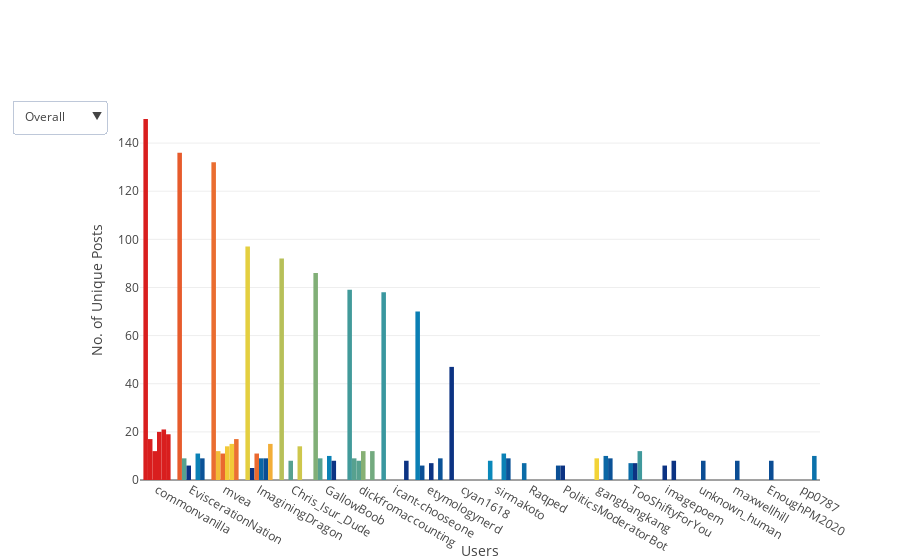

The cell this chart's notebook holds for it:
### Markdown cell above
### Top 10 Users with the Most Posts (Unique) on the Front Page

### Code cell
# interactive graph to show top users by unique posts on the entire front page and in certain positions

# top 10 users with the most posts across the entire front page
top_overall = ordered.groupby("submitter")["post_id"].nunique().sort_values(ascending=False).reset_index()

data = [go.Bar(
    x = top_overall.submitter[:10].tolist(),
    y = top_overall.post_id[:10].tolist(),
    name = "Overall",
    marker = {
        "color": top_overall.post_id[:10].tolist(),
        "colorscale": "Portland"
    }
)]
           
# append a figure for each of the top 5 positions
for position in range(0,5):
    # filter data
    relevant_data = ordered[ordered.order == position].groupby(
        "submitter")["post_id"].nunique().sort_values(ascending=False).reset_index()
    
    # create and figure
    data.append(
        go.Bar(
            x = relevant_data.submitter[:10].tolist(),
            y = relevant_data.post_id[:10].tolist(),
            name = f"Position {position+1}",
            marker = {
                "color": relevant_data.post_id[:10].tolist(),
                "colorscale": "Portland"
            }
        )
    )
    
updatemenus = [{
    "active": 0,
    "buttons": [{
        "label": "Overall",
        "method": "update",
        "args" : [{"visible": [True, False, False, False, False, False]},
                  {"title": "Users with Most Posts on Front Page"}]
    },
    {
        "label": "Position 1",
        "method": "update",
        "args" : [{"visible": [False, True, False, False, False, False]},
                  {"title": "Users with Most Posts in Position 1"}]
    },
    {
        "label": "Position 2",
        "method": "update",
        "args" : [{"visible": [False, False, True, False, False, False]},
                  {"title": "Users with Most Posts in Position 2"}]
    },
    {
        "label": "Position 3",
        "method": "update",
        "args" : [{"visible": [False, False, False, True, False, False]},
                  {"title": "Users with Most Posts in Position 3"}]
    },
    {
        "label": "Position 4",
        "method": "update",
        "args" : [{"visible": [False, False, False, False, True, False]},
                  {"title": "Users with Most Posts in Position 4"}]
    },
    {
        "label": "Position 5",
        "method": "update",
        "args" : [{"visible": [False, False, False, False, False, True]},
                  {"title": "Users with Most Posts in Position 5"}]
    }
    ]
}]

layout = go.Layout(
    xaxis = {"title": "Users"},
    yaxis = {"title": "No. of Unique Posts"},
    showlegend = False,
    updatemenus = updatemenus
)

figure = go.Figure(data=data, layout=layout)

plotly.offline.iplot(figure, filename="users-most-posts")

### Figure 1 — Plotly figure (JSON) as saved in the notebook; plotly's stock layout.template omitted (floating-point values rounded to 4 significant figures)
{"data": [{"marker": {"color": [150, 136, 132, 97, 92, 86, 79, 78, 70, 47], "colorscale": "Portland"}, "name": "Overall", "type": "bar", "uid": "bbd8d269-7c84-4df6-9b2c-63c80c84574c", "x": ["commonvanilla", "EviscerationNation", "mvea", "ImaginingDragon", "Chris_Isur_Dude", "GallowBoob", "dickfromaccounting", "icant-chooseone", "etymologynerd", "cyan1618"], "y": [150, 136, 132, 97, 92, 86, 79, 78, 70, 47]}, {"marker": {"color": [17, 12, 9, 9, 9, 8, 7, 6, 6, 5], "colorscale": "Portland"}, "name": "Position 1", "type": "bar", "uid": "7e45c419-fb7c-4351-87b5-6ef8249748c8", "x": ["commonvanilla", "mvea", "GallowBoob", "EviscerationNation", "dickfromaccounting", "sirmakoto", "Raqped", "etymologynerd", "PoliticsModeratorBot", "ImaginingDragon"], "y": [17, 12, 9, 9, 9, 8, 7, 6, 6, 5]}, {"marker": {"color": [12, 11, 11, 9, 8, 8, 7, 6, 6, 6], "colorscale": "Portland"}, "name": "Position 2", "type": "bar", "uid": "edaab019-1d09-45f1-9115-44aead2e66a5", "x": ["commonvanilla", "mvea", "ImaginingDragon", "gangbangkang", "dickfromaccounting", "Chris_Isur_Dude", "TooShiftyForYou", "PoliticsModeratorBot", "EviscerationNation", "imagepoem"], "y": [12, 11, 11, 9, 8, 8, 7, 6, 6, 6]}, {"marker": {"color": [20, 14, 12, 10, 9, 8, 8, 8, 7, 7], "colorscale": "Portland"}, "name": "Position 3", "type": "bar", "uid": "fe3d3e86-3947-499c-af13-4afe21418461", "x": ["commonvanilla", "mvea", "dickfromaccounting", "GallowBoob", "ImaginingDragon", "unknown_human", "maxwellhill", "EnoughPM2020", "etymologynerd", "TooShiftyForYou"], "y": [20, 14, 12, 10, 9, 8, 8, 8, 7, 7]}, {"marker": {"color": [21, 15, 14, 12, 11, 11, 10, 9, 8, 8], "colorscale": "Portland"}, "name": "Position 4", "type": "bar", "uid": "a8599d06-97ee-4ee5-992e-26afc8dbf1b6", "x": ["commonvanilla", "mvea", "Chris_Isur_Dude", "TooShiftyForYou", "EviscerationNation", "sirmakoto", "gangbangkang", "ImaginingDragon", "GallowBoob", "imagepoem"], "y": [21, 15, 14, 12, 11, 11, 10, 9, 8, 8]}, {"marker": {"color": [19, 17, 15, 12, 10, 9, 9, 9, 9, 8], "colorscale": "Portland"}, "name": "Position 5", "type": "bar", "uid": "2c80c3ce-a50b-4bb0-84da-a2e70812766a", "x": ["commonvanilla", "mvea", "ImaginingDragon", "dickfromaccounting", "pp0787", "EviscerationNation", "sirmakoto", "gangbangkang", "etymologynerd", "icant-chooseone"], "y": [19, 17, 15, 12, 10, 9, 9, 9, 9, 8]}], "layout": {"showlegend": false, "updatemenus": [{"active": 0, "buttons": [{"args": [{"visible": [true, false, false, false, false, false]}, {"title": "Users with Most Posts on Front Page"}], "label": "Overall", "method": "update"}, {"args": [{"visible": [false, true, false, false, false, false]}, {"title": "Users with Most Posts in Position 1"}], "label": "Position 1", "method": "update"}, {"args": [{"visible": [false, false, true, false, false, false]}, {"title": "Users with Most Posts in Position 2"}], "label": "Position 2", "method": "update"}, {"args": [{"visible": [false, false, false, true, false, false]}, {"title": "Users with Most Posts in Position 3"}], "label": "Position 3", "method": "update"}, {"args": [{"visible": [false, false, false, false, true, false]}, {"title": "Users with Most Posts in Position 4"}], "label": "Position 4", "method": "update"}, {"args": [{"visible": [false, false, false, false, false, true]}, {"title": "Users with Most Posts in Position 5"}], "label": "Position 5", "method": "update"}]}], "xaxis": {"title": {"text": "Users"}}, "yaxis": {"title": {"text": "No. of Unique Posts"}}}}
